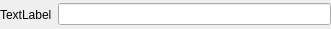
<?xml version="1.0" encoding="UTF-8"?>
<ui version="4.0">
 <class>StrVal</class>
 <widget class="QWidget" name="StrVal">
  <property name="geometry">
   <rect>
    <x>0</x>
    <y>0</y>
    <width>331</width>
    <height>29</height>
   </rect>
  </property>
  <property name="sizePolicy">
   <sizepolicy hsizetype="Preferred" vsizetype="MinimumExpanding">
    <horstretch>0</horstretch>
    <verstretch>0</verstretch>
   </sizepolicy>
  </property>
  <property name="windowTitle">
   <string notr="true">Form</string>
  </property>
  <layout class="QHBoxLayout" name="horizontalLayout">
   <property name="leftMargin">
    <number>0</number>
   </property>
   <property name="topMargin">
    <number>0</number>
   </property>
   <property name="rightMargin">
    <number>0</number>
   </property>
   <property name="bottomMargin">
    <number>0</number>
   </property>
   <item>
    <widget class="QLabel" name="valLabel">
     <property name="sizePolicy">
      <sizepolicy hsizetype="Preferred" vsizetype="MinimumExpanding">
       <horstretch>0</horstretch>
       <verstretch>0</verstretch>
      </sizepolicy>
     </property>
     <property name="text">
      <string>TextLabel</string>
     </property>
    </widget>
   </item>
   <item>
    <widget class="QLineEdit" name="value">
     <property name="text">
      <string notr="true"/>
     </property>
    </widget>
   </item>
  </layout>
 </widget>
 <resources/>
 <connections/>
</ui>
